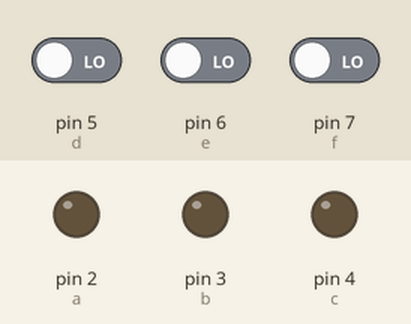
Simulated run of this sketch. Board: Arduino Uno, built with avr-gcc and run on an emulated ATmega328P. Parts: output pins drawn as LEDs (lit = HIGH). Dashed ring = blinking. Inputs (shaded band) come from the test bench; at power-on: pin 5 (d) LOW, pin 7 (f) LOW, pin 6 (e) LOW.

Above: at 1.2 s.
1.3 s: pin 5 (d) driven HIGH
At 1.42 s:
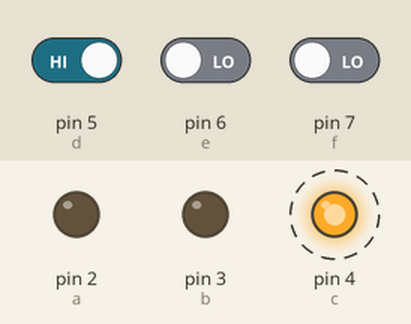
4.3 s: pin 5 (d) driven LOW
At 5.2 s:
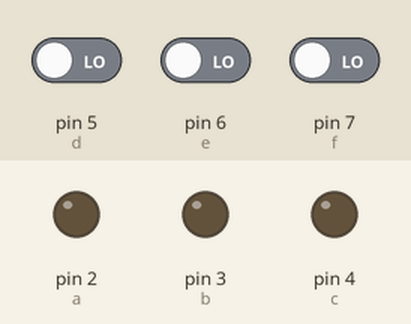
5.8 s: pin 7 (f) driven HIGH
At 6.7 s:
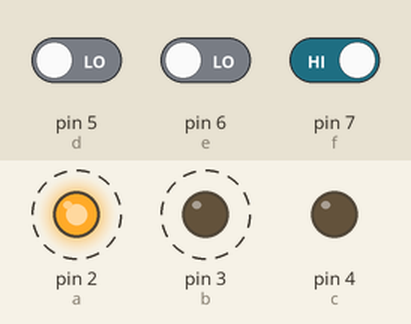
8.8 s: pin 7 (f) driven LOW
At 9.8 s:
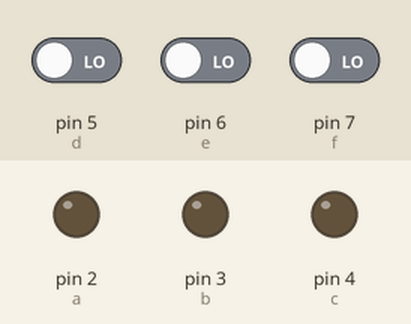
Timing chart, 0 to 11.3 s (numbered marks = the images above; inputs shaded):
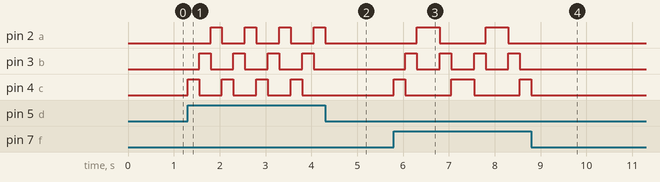

Measured:
- after the input at 1.3 s, pin 2 (a): alternates HIGH for 0.25 s and LOW for 0.50 s, starting after 0.50 s; pin 3 (b): alternates HIGH for 0.25 s and LOW for 0.50 s, starting after 0.25 s; pin 4 (c): alternates HIGH for 0.25 s and LOW for 0.50 s, starting at once
- after the input at 4.3 s, pin 2 (a): goes on until 4.3 s, then stays LOW; pin 3 (b), pin 4 (c): stops changing and stays LOW
- after the input at 5.8 s, pin 2 (a): alternates HIGH for 0.50 s and LOW for 1.0 s, starting after 0.50 s; pin 3 (b): alternates HIGH for 0.25 s and LOW for 0.50 s, starting after 0.25 s; pin 4 (c): goes HIGH 0.25 s, LOW 1.0 s, HIGH 0.50 s, LOW 1.0 s, then HIGH, starting at once
- after the input at 8.8 s, pin 2 (a): stays LOW (without the input it goes to HIGH after 0.50 s); pin 3 (b): stops changing and stays LOW

The sketch:

3_button.ino
```cpp
#define a 2
#define b 3
#define c 4
#define d 5
#define e 6
#define f 7

int button = 0;
int buttonS = 0;
int buton = 0;
void setup() {
  pinMode(a, OUTPUT);
  pinMode(b, OUTPUT);
  pinMode(c, OUTPUT);
  pinMode(d, INPUT);
  pinMode(e, INPUT);
  pinMode(f, INPUT);

  digitalWrite(a, LOW);
  digitalWrite(b, LOW);
  digitalWrite(c, LOW);
}

void loop() {
  button = digitalRead(d);
  if (button == HIGH) {
    digitalWrite(a, LOW);
    digitalWrite(b, LOW);
    digitalWrite(c, HIGH);
    delay(250);
    digitalWrite(a, LOW);
    digitalWrite(b, HIGH);
    digitalWrite(c, LOW);
    delay(250);
    digitalWrite(a, HIGH);
    digitalWrite(b, LOW);
    digitalWrite(c, LOW);
    delay(250);
  }
  else {
    digitalWrite(a, LOW);
    digitalWrite(b, LOW);
    digitalWrite(c, LOW);
  }
  buttonS = digitalRead(e);
  if (buttonS == HIGH) {
    digitalWrite(a, HIGH);
    digitalWrite(b, LOW);
    digitalWrite(c, LOW);
    delay(250);
    digitalWrite(a, LOW);
    digitalWrite(b, HIGH);
    digitalWrite(c, LOW);
    delay(250);
    digitalWrite(a, LOW);
    digitalWrite(b, LOW);
    digitalWrite(c, HIGH);
    delay(250);
  }
  else {
    digitalWrite(a, LOW);
    digitalWrite(b, LOW);
    digitalWrite(c, LOW);
  }
  buton = digitalRead(f);
  if (buton == HIGH) {
    digitalWrite(a, LOW);
    digitalWrite(b, LOW);
    digitalWrite(c, HIGH);
    delay(250);
    digitalWrite(a, LOW);
    digitalWrite(b, HIGH);
    digitalWrite(c, LOW);
    delay(250);
    digitalWrite(a, HIGH);
    digitalWrite(b, LOW);
    digitalWrite(c, LOW);
    delay(250);
    digitalWrite(a, HIGH);
    digitalWrite(b, LOW);
    digitalWrite(c, LOW);
    delay(250);
    digitalWrite(a, LOW);
    digitalWrite(b, HIGH);
    digitalWrite(c, LOW);
    delay(250);
    digitalWrite(a, LOW);
    digitalWrite(b, LOW);
    digitalWrite(c, HIGH);
    delay(250);
  }
  else {
    digitalWrite(a, LOW);
    digitalWrite(b, LOW);
    digitalWrite(c, LOW);
  }
}
```
